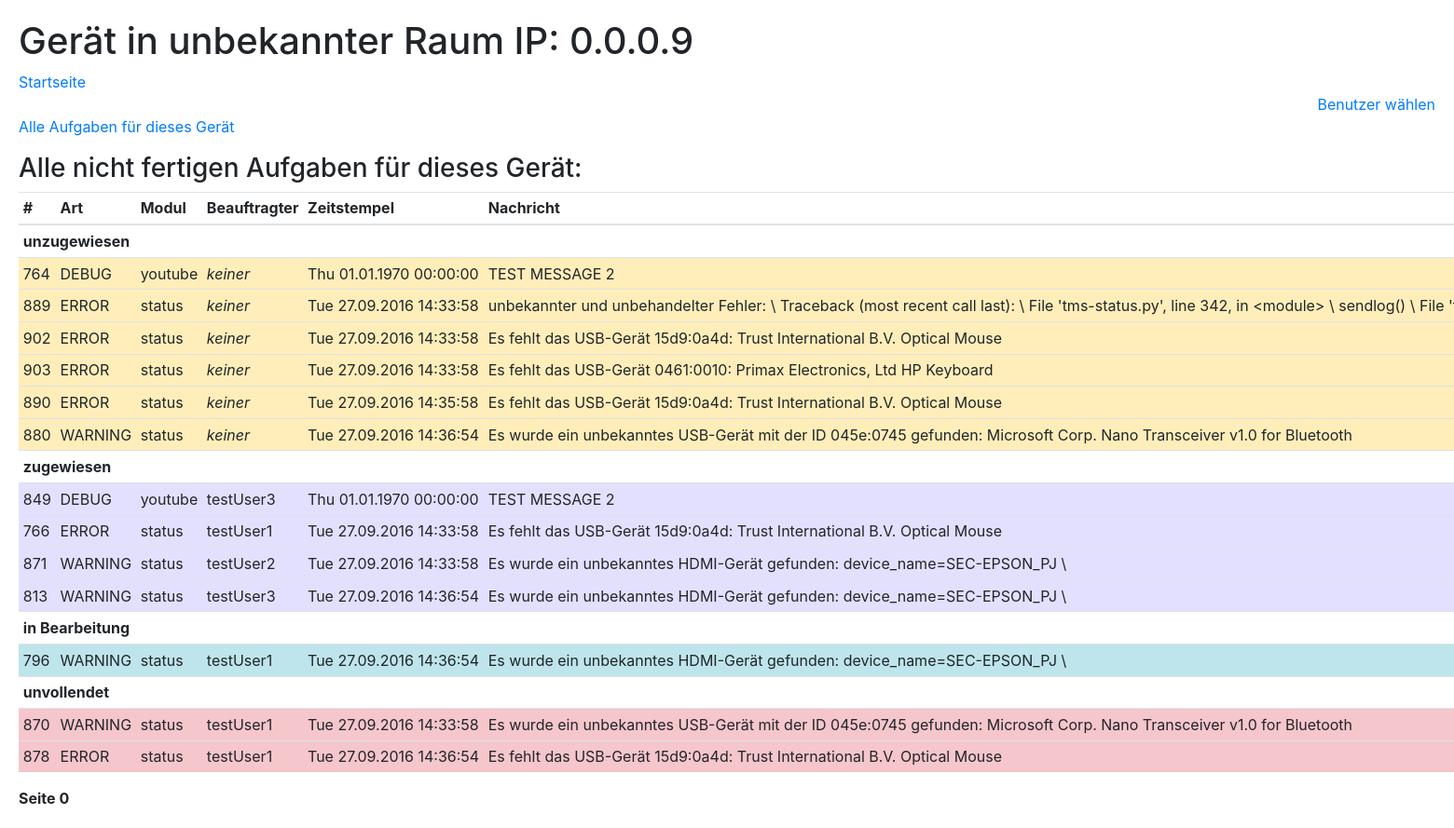
The app's page /device.php?ip=9 with its own data.
### tables this page shows
CREATE TABLE `messages` (
  `id` int(11) NOT NULL,
  `ip` int(11) NOT NULL,
  `time` bigint(20) NOT NULL,
  `typeId` tinyint(4) NOT NULL,
  `moduleId` tinyint(4) NOT NULL,
  `message` text NOT NULL,
  `statusId` tinyint(4) NOT NULL,
  `assignee` tinyint(4) NOT NULL,
  `comment` text NOT NULL
);

CREATE TABLE `messagestatus` (
  `id` tinyint(4) NOT NULL,
  `name` tinytext NOT NULL,
  `bootstrapName` tinytext NOT NULL,
  `tagName` tinytext NOT NULL
);

### util.php (the view, shortened to what this page needs)
<?php
$userId = 1;
$userPerm = 0;
$pageLength = 25;
$pageNum = 0;
function setupPage($pageName, $pageTitle = false, $insertBefore = "") {
  echo "<!DOCTYPE html>
<html>
<head>
  <title>{$pageName} | RaspWatch</title>
  <meta charset='utf-8'>
  <meta name='author' content='Christopher Walther'>
  <meta name='editor' content='brackets'>
  <link rel='stylesheet' href='https://maxcdn.bootstrapcdn.com/bootstrap/4.0.0-alpha.4/css/bootstrap.min.css'>
  <link rel='stylesheet' type='text/css' href='style.css'>
</head>
<body>
  {$insertBefore}<h1>{$pageName}</h1><a href='index.php'>Startseite</a>";
}
function endPage() {
  echo "</body></html>";
}
function setupUser() {
  echo setupUserData();
}
function setupUserData() {
  global $userId;
  global $userName;
  global $userPerm;
  if (! empty($_GET["userId"])) {
    setUser($_GET["userId"]);
  } else if (! empty($_POST["userName"])) {
    setUser($_POST["userName"], true);
  } else if (! empty($_SESSION["userId"])) {
    setUser($_SESSION["userId"], false, true);
  } else {
    setUser(1);
  }
  $userPermName = permName($userPerm);
  $str = "<div style='flow: right; text-align:right;'>";
  if ($userId == 1) {
    $str .= "<a href='setUser.php'>Benutzer wählen</a>";
  } else {
    $str .= "{$userPermName}: <a href='user.php'>{$userName}</a> |";
    $str .= " <a href='userActions.php'>Aktionen</a>";
  }
  $str .= "</div>";
  return $str;
}
$dbConn = mysqli_connect("localhost", "root", "", "rasp_watch");
mysqli_set_charset($dbConn, "utf8");
$queryResult = false;
function query($queryString, $logQuerySuccess = false) {
  global $dbConn;
  $queryResult = mysqli_query($dbConn, $queryString);
}
function userNeedsAuth() {
  global $userId;
  global $userPerm;
  return permIsHigh(adminGetPerm($userId)) && ! permIsHigh($userPerm);
}
function setUser($value, $isName = false, $keepAuth = false) {
  if ($isName) {
    $userName = $value;
    $userId = adminId($userName);
  } else {
    $userId = $value;
    $userName = adminName($userId);
  }
}
function queryToRows($queryString) {
  $rows = [];
  global $queryResult;
  query($queryString);
  while($row = mysqli_fetch_assoc($queryResult)) {
    array_push($rows, $row);
  }
  return $rows;
}
function getAttribText($message, $name, $textShorten = 0) {
  $str = $message[$name];
  switch ($name) {
    case "assignee":
      $str = makeNonBreaking(adminName($message[$name]));
      break;
    case "typeId":
      $str = typeName($message[$name]);
      break;
    case "moduleId":
      $str = moduleName($message[$name]);
      break;
    case "statusId":
      $str = makeNonBreaking(statusName($message[$name]));
      break;
    case "time":
      $str = makeNonBreaking(messageTime($message));
      break;
    case "message":
      $str = $textShorten > 0 ? mb_strimwidth($message["message"], 0, 200, "...") : $message["message"];
      $str = htmlspecialchars($str);
      break;
  }
  return $str;
}
$attribNames = [
  "id" => "#",
  "ip" => "Raum",
  "typeId" => "Art",
  "moduleId" => "Modul",
  "statusId" => "Status",
  "assignee" => "Beauftragter",
  "time" => "Zeitstempel",
  "message" => "Nachricht"
];
function messageCmpAttribValue($message, $cmpAttrib) {
  switch ($cmpAttrib) {
    case "assignee":
      return adminName($message[$cmpAttrib]);
      break;
    default:
      return $message[$cmpAttrib];
  }
}
function getMessageAttribCmp($cmpAttribs, $directions) {
  return function($message1, $message2) use ($cmpAttribs, $directions) {
    $attribIndex = 0;
    $attribLength = count($cmpAttribs);
    while ($attribIndex < $attribLength && messageCmpAttribValue($message1, $cmpAttribs[$attribIndex]) == messageCmpAttribValue($message2, $cmpAttribs[$attribIndex])) {
      $attribIndex ++;
    }
    if ($attribIndex === $attribLength) {
      return 0;
    } else {
      return strnatcmp(messageCmpAttribValue($message1, $cmpAttribs[$attribIndex]), messageCmpAttribValue($message2, $cmpAttribs[$attribIndex])) * $directions[$cmpAttribs[$attribIndex]];
    }
  };
}
function messageTable($messageArray, $hideAttribs = [],  $orderByAttribs = ["ip", "statusId", "time", "assignee", "typeId"]) {
  global $attribNames;
  $directions = [];
  foreach ($orderByAttribs as $index => $attrib) {
    if (mb_substr($attrib, -1) === "D") {
      $orderByAttribs[$index] = mb_substr($attrib, 0, -1);
      $directions[$orderByAttribs[$index]] = -1;
    } else {
      $directions[$attrib] = 1;
    }
  }
  $orderByAttribs = array_values(array_diff($orderByAttribs, $hideAttribs));
  array_push($hideAttribs, $orderByAttribs[0]);
  usort($messageArray, getMessageAttribCmp($orderByAttribs, $directions));
  global $pageLength;
  global $pageNum;
  $messageArray = array_slice($messageArray, $pageNum * $pageLength, $pageLength);
  if (count($messageArray) == 0) {
    echo "<p><em>Keine</em></p>";
  } else {
    echo "<table class='table table-sm messageTable'><thead class='thead-default'><tr>";
    foreach ($attribNames as $attrib => $name) {
      if (! in_array($attrib, $hideAttribs)) {
        echo "<th>" . $name . "</th>";
      }
    }
    echo "</tr></thead><tbody class='table-hover'>";
    $lastGroupValue = "";
    foreach ($messageArray as $message) {
      if ($message[$orderByAttribs[0]] != $lastGroupValue) {
        $lastGroupValue = $message[$orderByAttribs[0]];
        echo "<tr><td colspan='7'><b>" . getAttribText($message, $orderByAttribs[0], 40) . "</b></td></tr>";
      }
      echo "<tr class='" . statusBName($message["statusId"]) . "' onclick='document.location = \"messageSingle.php?id={$message["id"]}\";'>";
      foreach ($attribNames as $attrib => $value) {
        if (! in_array($attrib, $hideAttribs)) {
          echo "<td>" . getAttribText($message, $attrib, 100) . "</td>";
        }
      }
      echo "</tr>";
    }
    echo "</tbody></table>";
  }
  global $pageNum;
  echo "<p class='text-xs-center'><b>";
  echo "Seite {$pageNum}";
  echo "</b></p>";
}
function makeNonBreaking($str) {
  return str_replace(" ", "&nbsp;", $str);
}
function getModules() {
  global $queryResult;
  $modules = [];
  query("SELECT * FROM module");
  while ($row = mysqli_fetch_assoc($queryResult)) {
    $modules[$row["id"]] = $row["name"];
  }
}
function moduleName($moduleId) {
  global $modules;
  if (empty($modules)) {
    getModules();
  }
  return $modules[$moduleId];
}
function getTypes() {
  global $queryResult;
  $types = [];
  query("SELECT * FROM type");
  while ($row = mysqli_fetch_assoc($queryResult)) {
    $types[$row["id"]] = $row["name"];
  }
}
function typeName($typeId) {
  global $types;
  if (empty($types)) {
    getTypes();
  }
  return $types[$typeId];
}
function getStatusNames() {
  global $queryResult;
  $statusNames = [];
  query("SELECT * FROM messagestatus");
  while ($row = mysqli_fetch_assoc($queryResult)) {
    $statusNames[$row["id"]] = (object) [
      "name" => $row["name"],
      "bName" => $row["bootstrapName"],
      "tagName" => $row["tagName"]
    ];
  }
}
function statusName($statusId) {
  global $statusNames;
  if (empty($statusNames)) {
    getStatusNames();
  }
  return $statusNames[$statusId] -> name;
}
function statusBName($statusId) {
  global $statusNames;
  return $statusNames[$statusId] -> bName;
}
function getAdmins() {
  global $queryResult;
  global $perms;
  $admins = [];
  query("SELECT id, name, perm, email FROM admin");
  while ($row = mysqli_fetch_assoc($queryResult)) {
    $admins[$row["id"]] = $row["name"];
    $perms[$row["id"]] = $row["perm"];
  }
}
function adminName($id) {
  global $admins;
  if (empty($admins)) {
    getAdmins();
  }
  if ($id == 1) {
    return "<em>keiner</em>";
  } else {
    return array_key_exists($id, $admins) ? $admins[$id] : "<em>unbekannt</em>";
  }
}
function adminGetPerm($id) {
  global $perms;
  return array_key_exists($id, $perms) ? $perms[$id] : 0;
}
function permIsHigh($permLevel) {
  return $permLevel > 0;
}
function permName($permLevel) {
  return permIsHigh($permLevel) ? "Administrator" : "Benutzer";
}
function formatTime($unixTime) {
  return date("D d.m.Y H:i:s", $unixTime);
}
function messageTime($message) {
  return formatTime($message["time"]);
}
?>

### style.css (style rules this page uses)
body { margin: 20px; }
.table-assigned { background-color: hsl(245, 100%, 94%); }
.messageTable td { white-space: nowrap; }

### records on screen
messages: orderByAttribs "unzugewiesen", id "764", attrib "DEBUG", attrib "youtube", assignee "keiner", time "Thu 01.01.1970 00:00:00", message "TEST MESSAGE 2"
messages: id "889", typeId "ERROR", moduleId "status", assignee "keiner", time "Tue 27.09.2016 14:33:58", message "unbekannter und unbehandelter Fehler: \\ Traceback (most recent call last): \\ File 'tms-status.py', line 342, in <module> \\ sendlog() \\ File…"
messages: id "902", typeId "ERROR", moduleId "status", assignee "keiner", time "Tue 27.09.2016 14:33:58", message "Es fehlt das USB-Gerät 15d9:0a4d: Trust International B.V. Optical Mouse"
messages: id "903", typeId "ERROR", moduleId "status", assignee "keiner", time "Tue 27.09.2016 14:33:58", message "Es fehlt das USB-Gerät 0461:0010: Primax Electronics, Ltd HP Keyboard"
messages: id "890", typeId "ERROR", moduleId "status", assignee "keiner", time "Tue 27.09.2016 14:35:58", message "Es fehlt das USB-Gerät 15d9:0a4d: Trust International B.V. Optical Mouse"
messages: id "880", typeId "WARNING", moduleId "status", assignee "keiner", time "Tue 27.09.2016 14:36:54", message "Es wurde ein unbekanntes USB-Gerät mit der ID 045e:0745 gefunden: Microsoft Corp. Nano Transceiver v1.0 for Bluetooth"
messages: statusId.name "zugewiesen", id "849", typeId "DEBUG", moduleId "youtube", assignee "testUser3", time "Thu 01.01.1970 00:00:00", message "TEST MESSAGE 2"
messages: id "766", typeId "ERROR", moduleId "status", assignee "testUser1", time "Tue 27.09.2016 14:33:58", message "Es fehlt das USB-Gerät 15d9:0a4d: Trust International B.V. Optical Mouse"
messages: id "871", typeId "WARNING", moduleId "status", assignee "testUser2", time "Tue 27.09.2016 14:33:58", message "Es wurde ein unbekanntes HDMI-Gerät gefunden: device_name=SEC-EPSON_PJ \\"
messages: id "813", typeId "WARNING", moduleId "status", assignee "testUser3", time "Tue 27.09.2016 14:36:54", message "Es wurde ein unbekanntes HDMI-Gerät gefunden: device_name=SEC-EPSON_PJ \\"
messages: statusId.name "in Bearbeitung", id "796", typeId "WARNING", moduleId "status", assignee "testUser1", time "Tue 27.09.2016 14:36:54", message "Es wurde ein unbekanntes HDMI-Gerät gefunden: device_name=SEC-EPSON_PJ \\"
messages: statusId.name "unvollendet", id "870", typeId "WARNING", moduleId "status", assignee "testUser1", time "Tue 27.09.2016 14:33:58", message "Es wurde ein unbekanntes USB-Gerät mit der ID 045e:0745 gefunden: Microsoft Corp. Nano Transceiver v1.0 for Bluetooth"
messages: id "878", typeId "ERROR", moduleId "status", assignee "testUser1", time "Tue 27.09.2016 14:36:54", message "Es fehlt das USB-Gerät 15d9:0a4d: Trust International B.V. Optical Mouse"

### other values on screen
$pageName "Gerät in unbekannter Raum IP: 0.0.0.9"
$name "#"
$name "Art"
$name "Modul"
$name "Beauftragter"
$name "Zeitstempel"
$name "Nachricht"
$pageNum "0"
